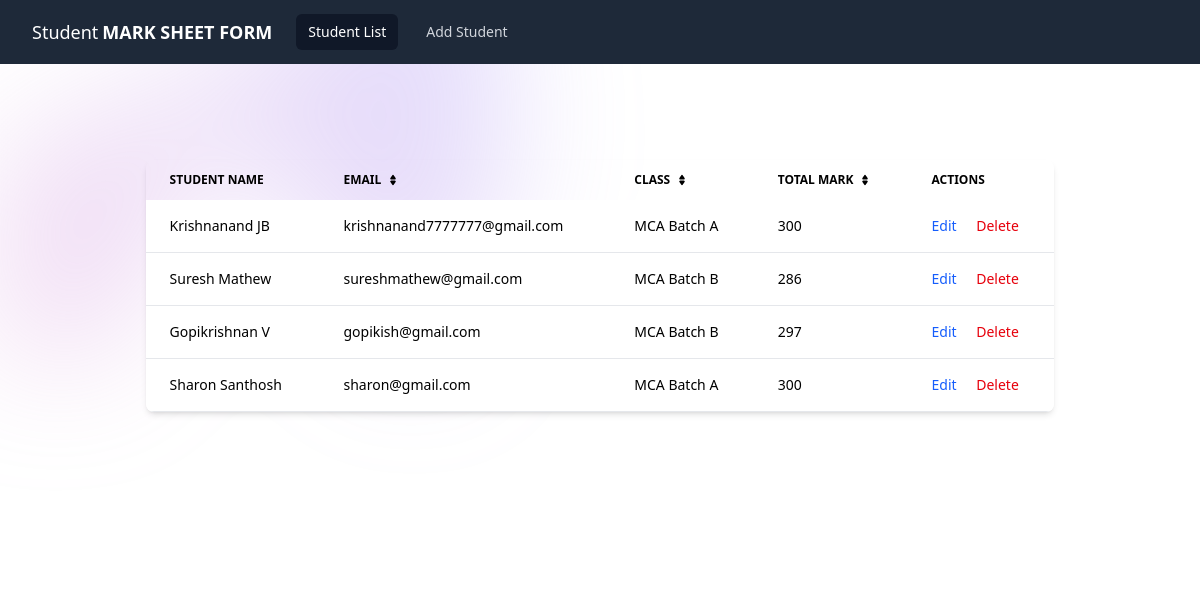
The page / on the database its author committed.
### base/models.py (models this page shows, shortened)
class Student(models.Model):
    first_name = models.CharField(max_length=200)
    last_name = models.CharField(max_length=200)
    student_class = models.CharField(max_length=200)
    email = models.EmailField(unique=True)
    mark_subject_1 = models.IntegerField()
    mark_subject_2 = models.IntegerField()
    mark_subject_3 = models.IntegerField()
    total_mark = models.IntegerField(editable=False)

### base/views.py (the view)
# urls.py: path('', views.student_list, name="list_student"),
def student_list(request):
    context = {
        "student_list_class": "rounded-md bg-gray-900 px-3 py-2 text-sm font-medium text-white",
        "add_student_class": "rounded-md px-3 py-2 text-sm font-medium text-gray-300 hover:bg-gray-700 hover:text-white",
        "edit_or_add": "Add Student",
        "students": Student.objects.all(),
    }
    return render(request, "base/student_list.html", context)

### base/templates/base/student_list.html (shortened to what this page needs)
{% extends 'base.html' %} {% block navbar %}
{% include 'navbar.html' with student_list_class=student_list_class add_student_class=add_student_class edit_or_add=edit_or_add %}
{% endblock navbar %} {% block content %}
<div class="my-8 mx-[10%]">
  <div class="relative overflow-x-auto shadow-md sm:rounded-lg">
    <table
      class="w-full text-sm text-left rtl:text-right text-black-500 dark:text-black-400"
    >
      <thead
        class="text-xs text-black-700 uppercase bg-white-50 dark:bg-gray-10 dark:text-black-400"
      >
        <tr>
          <th scope="col" class="px-6 py-3">Student name</th>
          <th scope="col" class="px-6 py-3">
            <div class="flex items-center">
               Email
              <a href="#"
                ></a>
            </div>
          </th>
          <th scope="col" class="px-6 py-3">
            <div class="flex items-center">
                Class
              <a href="#"
                ></a>
            </div>
          </th>
          <th scope="col" class="px-6 py-3">
            <div class="flex items-center">
               Total Mark
              <a href="#"
                ></a>
            </div>
          </th>
          <th scope="col" class="px-6 py-3">
            <span class="text-black">Actions</span>
          </th>
        </tr>
      </thead>
      <tbody>
        {% for student in students %}
          <tr
            class="bg-white border-b dark:bg-white-800 dark:border-white-700 border-gray-200"
          >
            <th
              scope="row"
              class="px-6 py-4 font-medium text-black-900 whitespace-nowrap dark:text-black"
            >
              {{ student.first_name }} {{ student.last_name }}
            </th>
            <td class="px-6 py-4">{{ student.email }}</td>
            <td class="px-6 py-4">{{ student.student_class }}</td>
            <td class="px-6 py-4">{{ student.total_mark }}</td>
            <td class="px-6 py-4 text-left space-x-4">
              <a
                href="{% url 'update_student' student.id %}"
                class="font-medium text-blue-600 dark:text-blue-500 hover:underline"
                >Edit</a
              >
              <a
                href="{% url 'delete_student' student.id %}"
                class="font-medium text-red-600 dark:text-red-500 hover:underline"
                >Delete</a
              >
            </td>
          </tr>
        {% endfor %}
      </tbody>
    </table>
  </div>
</div>
{% endblock content %}

### templates/base.html (shortened to what this page needs)
<!DOCTYPE html>
<html lang="en">
  <head>
    <script src="https://unpkg.com/@tailwindcss/browser@4"></script>
  </head>
  <body>
    {% block navbar %} {% endblock %}
    <div class="isolate bg-white px-6 py-24 sm:py-32 lg:px-8">
      <div class="absolute inset-x-0 top-[-10rem] -z-10 transform-gpu overflow-hidden blur-3xl sm:top-[-20rem]" aria-hidden="true">
        <div class="relative left-1/2 -z-10 aspect-1155/678 w-[36.125rem] max-w-none -translate-x-1/2 rotate-[30deg] bg-linear-to-tr from-[#ff80b5] to-[#9089fc] opacity-30 sm:left-[calc(50%-40rem)] sm:w-[72.1875rem]" style="clip-path: polygon(74.1% 44.1%, 100% 61.6%, 97.5% 26.9%, 85.5% 0.1%, 80.7% 2%, 72.5% 32.5%, 60.2% 62.4%, 52.4% 68.1%, 47.5% 58.3%, 45.2% 34.5%, 27.5% 76.7%, 0.1% 64.9%, 17.9% 100%, 27.6% 76.8%, 76.1% 97.7%, 74.1% 44.1%)"></div>
      </div>
      {% block content %} {% endblock %}
    </div>
  </body>
</html>

### templates/navbar.html (shortened to what this page needs)
<nav class="fixed top-0 left-0 w-full z-50 text-white bg-gray-800">
    <div class="mx-auto max-w-7xl px-2 sm:px-6 lg:px-8">
        <div class="relative flex h-16 items-center justify-between">
            <div
                class="flex flex-1 items-center justify-center sm:items-stretch sm:justify-start">
                <div class="flex items-center text-lg">
                    Student <span class="font-bold ml-1">MARK SHEET FORM</span>
                </div>
                <div class="hidden sm:ml-6 sm:block">
                    <div class="flex space-x-4">
                        <a
                            href="{% url 'list_student' %}"
                            class="{{ student_list_class }}"
                            aria-current="page">Student List</a>
                        <a
                            href="{% url 'add_student' %}"
                            class="{{ add_student_class }}">
                            {{ edit_or_add }}
                        </a>
                    </div>
                </div>
            </div>
        </div>
    </div>
</nav>

### rows shown on the page
Student: first_name "Krishnanand", last_name "JB", email "krishnanand7777777@gmail.com", student_class "MCA Batch A", total_mark "300"
Student: first_name "Suresh", last_name "Mathew", email "sureshmathew@gmail.com", student_class "MCA Batch B", total_mark "286"
Student: first_name "Gopikrishnan", last_name "V", email "gopikish@gmail.com", student_class "MCA Batch B", total_mark "297"
Student: first_name "Sharon", last_name "Santhosh", email "sharon@gmail.com", student_class "MCA Batch A", total_mark "300"

### other values the page prints
{{ edit_or_add }} "Add Student"
